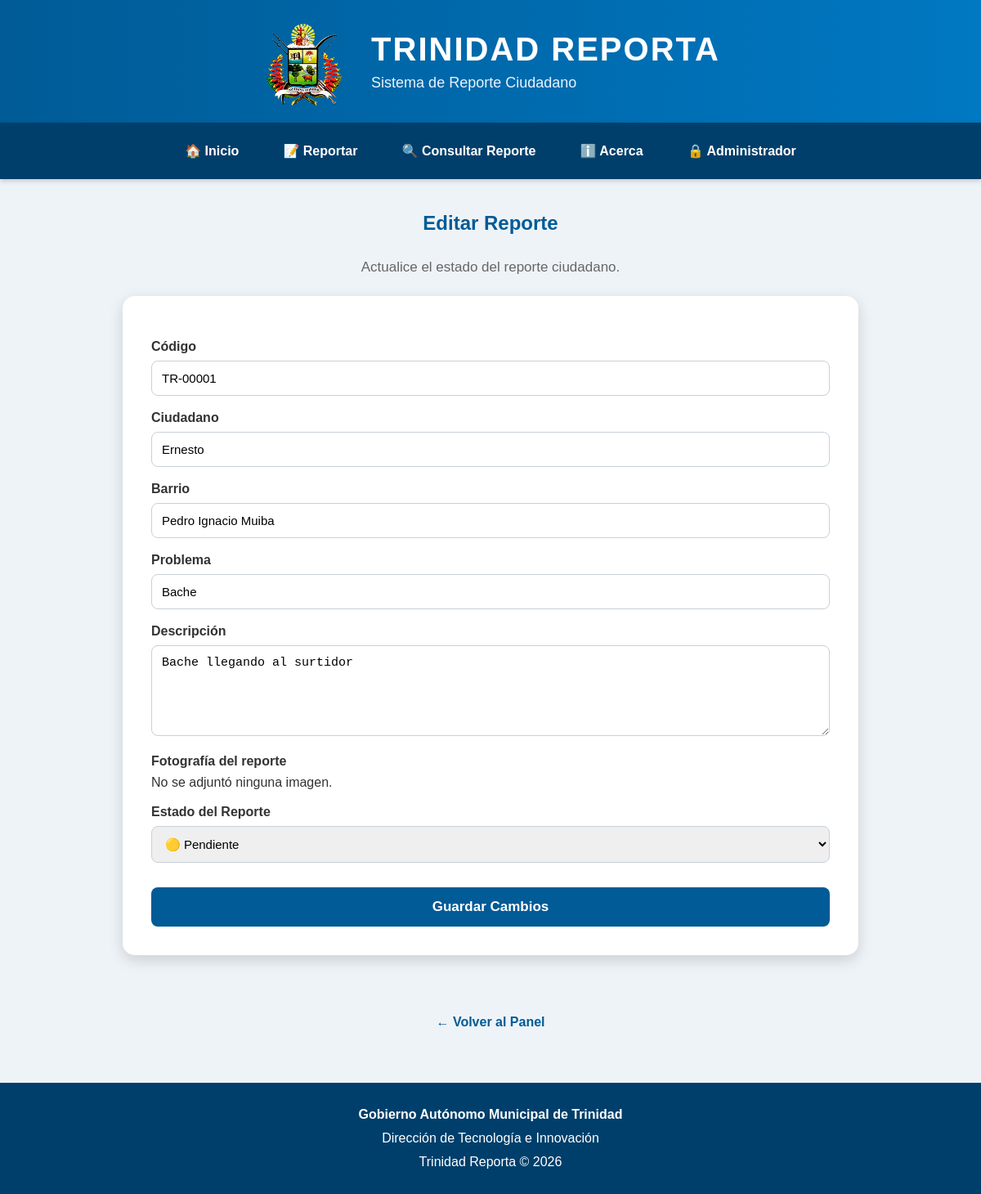
Page /editar/1 (signed in) on the committed database.
### tables this page shows
CREATE TABLE reportes(
    id INTEGER PRIMARY KEY AUTOINCREMENT,
    codigo TEXT NOT NULL UNIQUE,
    nombre_ciudadano TEXT NOT NULL,
    barrio_id INTEGER NOT NULL,
    problema_id INTEGER NOT NULL,
    descripcion TEXT NOT NULL,
    imagen TEXT,
    estado TEXT DEFAULT 'Pendiente',
    fecha_reporte TEXT NOT NULL,
    fecha_actualizacion TEXT,

    FOREIGN KEY (barrio_id) REFERENCES barrios(id),
    FOREIGN KEY (problema_id) REFERENCES problemas(id)
);

CREATE TABLE barrios(
    id INTEGER PRIMARY KEY AUTOINCREMENT,
    nombre TEXT NOT NULL UNIQUE
);

CREATE TABLE problemas(
    id INTEGER PRIMARY KEY AUTOINCREMENT,
    nombre TEXT NOT NULL UNIQUE
);

### app.py (the view, shortened to what this page needs)
@app.route("/editar/<int:id>", methods=["GET", "POST"])
def editar_reporte(id):
    if "admin" not in session:
        return redirect(url_for("admin"))
    conexion = sqlite3.connect("trinidad_reporta.db")
    cursor = conexion.cursor()
    cursor.execute("""
    SELECT
        reportes.id,
        reportes.codigo,
        reportes.nombre_ciudadano,
        barrios.nombre,
        problemas.nombre,
        reportes.descripcion,
        reportes.imagen,
        reportes.estado,
        reportes.fecha_reporte
    FROM reportes

    INNER JOIN barrios
        ON reportes.barrio_id = barrios.id

    INNER JOIN problemas
        ON reportes.problema_id = problemas.id

    WHERE reportes.id = ?
    """, (id,))
    reporte = cursor.fetchone()
    conexion.close()
    return render_template(
        "editar_reporte.html",
        reporte=reporte
    )

### templates/editar_reporte.html (shortened to what this page needs)
{% extends "base.html" %}
{% block contenido %}
<h2>Editar Reporte</h2>
<p class="subtitulo">
Actualice el estado del reporte ciudadano.
</p>
<form method="POST">
    <label>Código</label>
    <input
        type="text"
        value="{{ reporte[1] }}"
        readonly>
    <label>Ciudadano</label>
    <input
        type="text"
        value="{{ reporte[2] }}"
        readonly>
    <label>Barrio</label>
    <input
        type="text"
        value="{{ reporte[3] }}"
        readonly>
    <label>Problema</label>
    <input
        type="text"
        value="{{ reporte[4] }}"
        readonly>
    <label>Descripción</label>
    <textarea
        rows="5"
        readonly>{{ reporte[5] }}</textarea>
    <label>Fotografía del reporte</label>
    {% if reporte[6] %}
        <div style="text-align:center; margin-bottom:20px;">
            <img
                src="{{ url_for('static', filename='imagenes/' + reporte[6]) }}"
                alt="Imagen del reporte"
                style="max-width:100%; max-height:350px; border-radius:10px; border:1px solid #cccccc;">
            <br><br>
            <a
                href="{{ url_for('static', filename='imagenes/' + reporte[6]) }}"
                target="_blank"
                class="boton-principal">
                🔍 Ver tamaño completo
            </a>
        </div>
    {% else %}
        <p>No se adjuntó ninguna imagen.</p>
    {% endif %}
    <label>Estado del Reporte</label>
    <select name="estado">
        <option value="Pendiente"
        {% if reporte[7] == "Pendiente" %}selected{% endif %}>
            🟡 Pendiente
        </option>
    </select>
    <input
        type="submit"
        value="Guardar Cambios">
</form>
<br>
<div class="acciones">
    <a href="/panel_admin" class="boton-secundario">
        ← Volver al Panel
    </a>
</div>
{% endblock %}

### static/css/estilo.css (style rules this page uses)
* { margin: 0; padding: 0; box-sizing: border-box; }
body { font-family: Arial, Helvetica, sans-serif; background-color: #eef3f8; color: #333333; }
form { background-color: white; padding: 35px; border-radius: 15px; box-shadow: 0px 6px 18px rgba(0,0,0,0.15); }
h2 { text-align: center; color: #005b96; margin-bottom: 30px; }
label { display: block; font-weight: bold; margin-top: 18px; margin-bottom: 8px; }
input[type=text], input[type=password], select, textarea { width: 100%; padding: 12px; border: 1px solid #c8d0d8; border-radius: 8px; font-size: 15px; transition: 0.3s; }
textarea { resize: vertical; }
input[type=submit] { width: 100%; margin-top: 30px; padding: 14px; background-color: #005b96; color: white; border: none; border-radius: 8px; font-size: 17px; font-weight: bold; cursor: pointer; transition: 0.3s; }
a { color: #005b96; text-decoration: none; }
.boton-principal, .boton-secundario, .boton-cerrar { display: inline-flex; justify-content: center; align-items: center; gap: 8px; min-width: 200px; height: 48px; margin: 10px; padding: 12px 22px; border-radius: 8px; text-decoration: none; font-weight: bold; transition: 0.3s; box-sizing: border-box; }
.subtitulo { text-align: center; color: #666; margin-bottom: 25px; font-size: 17px; }
.acciones { text-align: center; margin-top: 30px; }

### rows in the picture
reportes: codigo "TR-00001", nombre_ciudadano "Ernesto", descripcion "Bache llegando al surtidor", estado "🟡 Pendiente"
barrios: nombre "Pedro Ignacio Muiba"
problemas: nombre "Bache"
